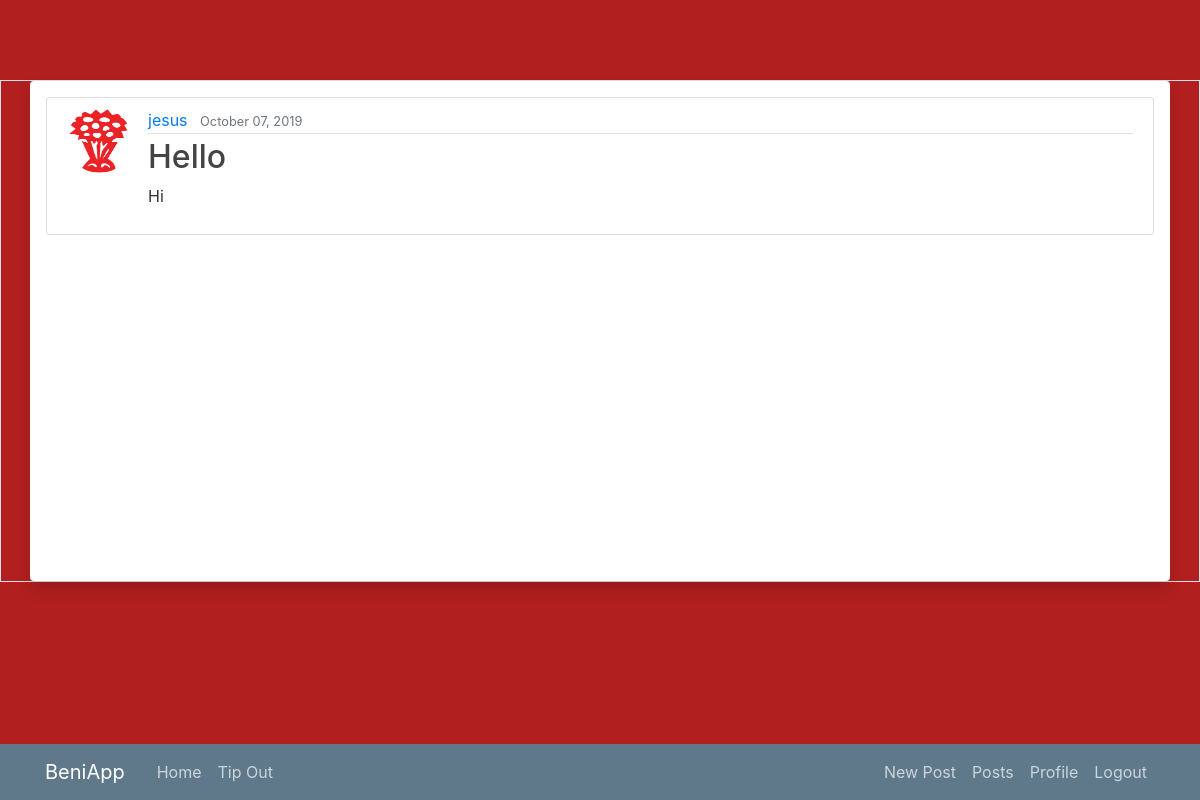
Screenshot of /post/45/ (signed in) with the database file from the repository.
### blog/models.py (models this page shows, shortened)
class Post(models.Model):
    title = models.CharField(max_length=100)
    content = models.TextField()
    date_posted = models.DateTimeField(default=timezone.now)
    author = models.ForeignKey(User, on_delete=models.CASCADE)

### users/models.py (models this page shows, shortened)
class Profile(models.Model):
    user = models.OneToOneField(User, on_delete=models.CASCADE)
    image = models.ImageField(default='default.png', upload_to='profile_pics')

### blog/views.py (the view)
# urls.py: path('post/<int:pk>/', PostDetailView.as_view(), name='post-detail'),
class PostDetailView(LoginRequiredMixin, DetailView):
    model = Post

### blog/templates/blog/post_detail.html (shortened to what this page needs)
{% extends "blog/base.html" %}
{% block content %}
<article class="media content-section">
  <img class = "rounded-circle article-img" src="{{ object.author.profile.image.url }}">
  <div class="media-body">
    <div class="article-metadata">
      <a class="mr-2" href="{% url 'user-posts' post.author.username %}">{{ object.author }}</a>
      <small class="text-muted">{{ object.date_posted|date:"F d, Y" }}</small>
    </div>
    <h2 class="article-title">{{ object.title }}</h2>
    <p class="article-content">{{ object.content }}</p>
  </div>
</article>
{% endblock content %}

### blog/static/blog/main.css (style rules this page uses)
body { background: #fafafa; color: #333333; margin-top: 5rem; }
h1, h2, h3, h4, h5, h6 { color: #444444; }
.content-section { background: #ffffff; padding: 10px 20px; border: 1px solid #dddddd; border-radius: 3px; margin-bottom: 20px; }
.article-title { color: #444444; }
.article-content { white-space: pre-line; }
.article-img { height: 65px; width: 65px; margin-right: 16px; }
.article-metadata { padding-bottom: 1px; margin-bottom: 4px; border-bottom: 1px solid #e3e3e3 }

### rows the page displays
Post: author.profile.image (picture), author "jesus", date_posted "October 07, 2019", title "Hello", content "Hi"
